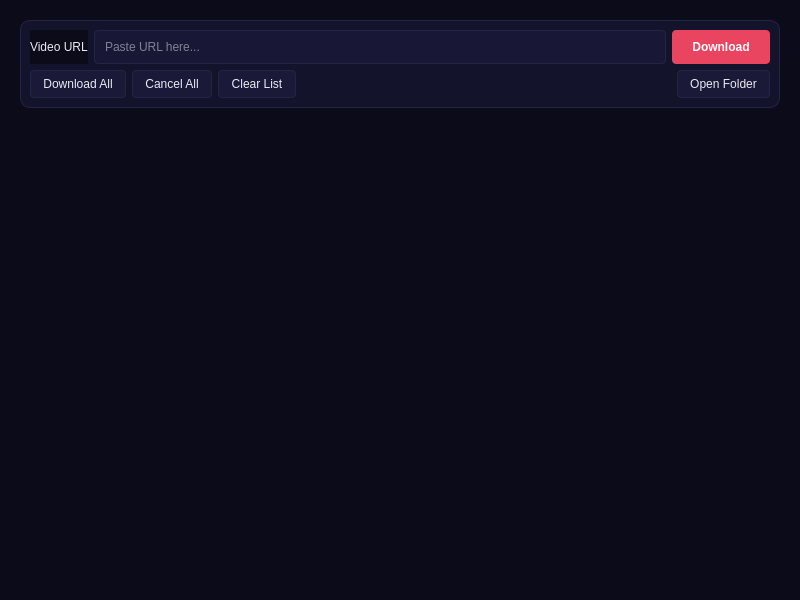
<?xml version="1.0" encoding="UTF-8"?>
<ui version="4.0">
 <class>DownloadPanel</class>
 <widget class="QWidget" name="DownloadPanel">
  <property name="geometry">
   <rect>
    <x>0</x>
    <y>0</y>
    <width>800</width>
    <height>600</height>
   </rect>
  </property>
  <property name="styleSheet">
   <string notr="true">
    QWidget { background-color: #0b0b19; color: #eaeaf4; font-family: 'Segoe UI'; }
    QFrame#inputFrame { background-color: #13132c; border-radius: 10px; border: 1px solid #242444; }
    QLineEdit { background-color: #181836; border: 1px solid #242444; border-radius: 4px; padding: 8px; color: #eaeaf4; }
    QPushButton#downloadBtn { background-color: #e94560; border: none; border-radius: 4px; padding: 10px 20px; color: #ffffff; font-weight: bold; }
    QPushButton#downloadBtn:hover { background-color: #ff5a75; }
    QPushButton#downloadAllBtn, QPushButton#cancelAllBtn, QPushButton#clearListBtn, QPushButton#openFolderBtn { background-color: #1a1a38; border: 1px solid #242444; border-radius: 4px; padding: 6px 12px; color: #eaeaf4; }
    QPushButton#downloadAllBtn:hover, QPushButton#cancelAllBtn:hover, QPushButton#clearListBtn:hover, QPushButton#openFolderBtn:hover { border-color: #e94560; }
   </string>
  </property>
  <layout class="QVBoxLayout" name="verticalLayout">
   <property name="spacing">
    <number>20</number>
   </property>
   <property name="leftMargin">
    <number>20</number>
   </property>
   <property name="topMargin">
    <number>20</number>
   </property>
   <property name="rightMargin">
    <number>20</number>
   </property>
   <property name="bottomMargin">
    <number>20</number>
   </property>
   <item>
    <widget class="QFrame" name="inputFrame">
     <layout class="QVBoxLayout" name="verticalLayout_2">
      <item>
       <layout class="QHBoxLayout" name="urlLayout">
        <item>
         <widget class="QLabel" name="urlLabel">
          <property name="text">
           <string>Video URL</string>
          </property>
         </widget>
        </item>
        <item>
         <widget class="QLineEdit" name="urlEdit">
          <property name="placeholderText">
           <string>Paste URL here...</string>
          </property>
         </widget>
        </item>
        <item>
         <widget class="QPushButton" name="downloadBtn">
          <property name="text">
           <string>Download</string>
          </property>
         </widget>
        </item>
       </layout>
      </item>
       <item>
        <layout class="QHBoxLayout" name="actionLayout">
         <item>
          <widget class="QPushButton" name="downloadAllBtn">
           <property name="text">
            <string>Download All</string>
           </property>
          </widget>
         </item>
         <item>
          <widget class="QPushButton" name="cancelAllBtn">
           <property name="text">
            <string>Cancel All</string>
           </property>
          </widget>
         </item>
         <item>
          <widget class="QPushButton" name="clearListBtn">
           <property name="text">
            <string>Clear List</string>
           </property>
          </widget>
         </item>
         <item>
          <spacer name="horizontalSpacer">
           <property name="orientation">
            <enum>Qt::Horizontal</enum>
           </property>
           <property name="sizeHint" stdset="0">
            <size>
             <width>40</width>
             <height>20</height>
            </size>
           </property>
          </spacer>
         </item>
         <item>
          <widget class="QPushButton" name="openFolderBtn">
           <property name="text">
            <string>Open Folder</string>
           </property>
          </widget>
         </item>
        </layout>
       </item>
     </layout>
    </widget>
   </item>
   <item>
    <widget class="QScrollArea" name="scrollArea">
     <property name="widgetResizable">
      <bool>true</bool>
     </property>
     <property name="frameShape">
      <enum>QFrame::NoFrame</enum>
     </property>
     <widget class="QWidget" name="scrollAreaWidgetContents">
      <layout class="QVBoxLayout" name="listLayout">
       <property name="spacing">
        <number>10</number>
       </property>
       <property name="leftMargin">
        <number>0</number>
       </property>
       <property name="topMargin">
        <number>0</number>
       </property>
       <property name="rightMargin">
        <number>0</number>
       </property>
       <property name="bottomMargin">
        <number>0</number>
       </property>
      </layout>
     </widget>
    </widget>
   </item>
  </layout>
 </widget>
 <resources/>
 <connections/>
</ui>
